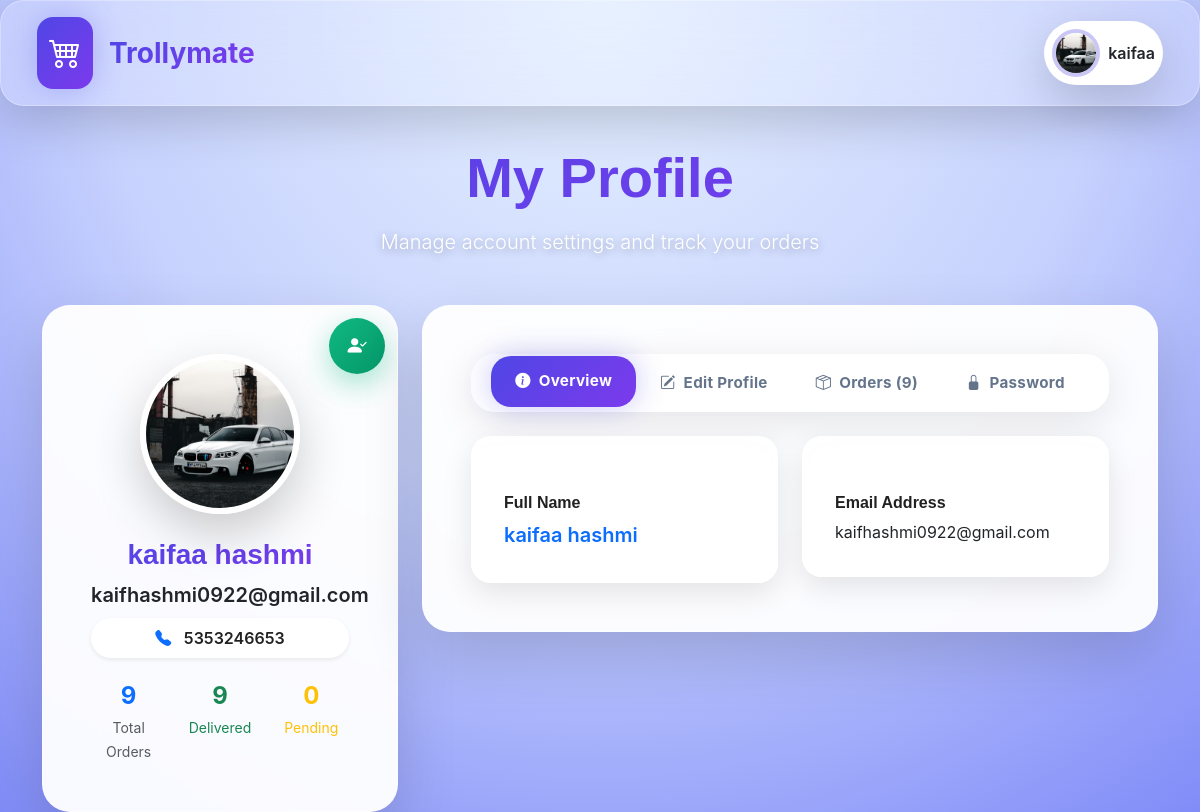
The page /cust_profile/ (signed in) on the database its author committed.
### Users/models.py (models this page shows, shortened)
class Customer(models.Model):
    fname=models.CharField(max_length=100)
    lname=models.CharField(max_length=100)
    email=models.EmailField(unique=True)
    pass1=models.CharField(max_length=100)
    phone=models.CharField(unique=True,max_length=10)
    image=models.FileField(upload_to="uploads/users/",null=True)
    dob = models.DateTimeField(blank=True, null=True)
    status=models.BooleanField(null=True)

### Users/views.py (the view)
# urls.py: path('cust_profile/', views.profile_view, name='cust_profile'),
def profile_view(request):
    try:
        cust_id = request.session.get('cust_id')
        if not cust_id:
            messages.error(request, "Please login first.")
            return redirect('users:login')
        obj = Customer.objects.get(id=cust_id)
        orders = Shoping.objects.filter(cust_address__cid_id=cust_id).order_by('-shop_date')
        context = {
            'rec': obj,
            'recemail': obj.email,
            'orders': orders,
            'total_orders': orders.count(),
            'delivered_orders': orders.filter(status=True).count(),
            'pending_orders': orders.filter(status=False).count(),
        }
        return render(request, 'user/profile.html', context)
    except Customer.DoesNotExist:
        messages.error(request, "Profile not found.")
        return redirect('login')
    except Exception as e:
        print(f"Profile error: {e}")
        messages.error(request, "Something went wrong.")
        return redirect('users:login')

### admins/templatetags/my_filter.py (called while the page is built)
@register.filter
def mul(value, arg):
    try:
        return int(float(value or 0)) * int(float(arg or 0))
    except (ValueError, TypeError, OverflowError):
        return 0

### templates/user/profile.html (shortened to what this page needs)
<!DOCTYPE html>
{% load static %}
{% load my_filter %}
<html lang="en">
<head>
    <link href="{% static 'assets/vendor/bootstrap/css/bootstrap.min.css' %}" rel="stylesheet">
    <link href="{% static 'assets/vendor/bootstrap-icons/bootstrap-icons.css' %}" rel="stylesheet">
    <link href="{% static 'assets/css/style.css' %}" rel="stylesheet">
</head>
<body class="pt-5">
    <header class="admin-header fixed-top shadow-lg px-4 py-3 z-3">
        <div class="container-fluid">
            <div class="d-flex justify-content-between align-items-center">
                <a href="{% url 'users:index' %}" class="d-flex align-items-center text-decoration-none">
                    <i class="bi bi-cart4 fs-2" style="background: var(--primary-gradient); color: white; padding: 12px; border-radius: 16px; box-shadow: var(--admin-glow);"></i>
                    <span class="fw-bold fs-3 ms-3" style="background: var(--primary-gradient); -webkit-background-clip: text; -webkit-text-fill-color: transparent; background-clip: text;">Trollymate</span>
                </a>
                <div class="d-flex align-items-center bg-white bg-opacity-95 p-2 rounded-pill shadow-lg">
                    <img src="{{ rec.image.url }}" alt="Profile" class="rounded-circle me-2" style="width: 48px; height: 48px; object-fit: cover; border: 4px solid rgba(79,70,229,0.3);">
                    <span class="fw-semibold text-dark">{{ rec.fname }}</span>
                </div>
            </div>
        </div>
    </header>
    <main class="main pt-5">
        <div class="container tm-shell mt-5">
            <div class="text-center mb-5">
                <h1 class="display-4 fw-bold mb-3" style="background: var(--primary-gradient); -webkit-background-clip: text; -webkit-text-fill-color: transparent; background-clip: text;">
                    My Profile
                </h1>
                <p class="lead text-white opacity-90 mb-0" style="text-shadow: 0 2px 10px rgba(0,0,0,0.3);">Manage account settings and track your orders</p>
            </div>
            <section class="section">
                <div class="row g-4">
                    <div class="col-xl-4">
                        <div class="admin-card position-relative h-100 p-5 text-center">
                            <div class="stats-badge">
                                <i class="bi bi-person-check-fill"></i>
                            </div>
                            <div class="position-relative mb-4">
                                <img src="{{ rec.image.url }}" alt="Profile" class="profile-avatar mx-auto d-block">
                            </div>
                            <h3 class="fw-bold mb-2" style="background: var(--primary-gradient); -webkit-background-clip: text; -webkit-text-fill-color: transparent;">{{ rec.fname }} {{ rec.lname }}</h3>
                            <p class="text-dark fw-semibold mb-2 fs-5">{{ recemail }}</p>
                            <div class="bg-white bg-opacity-30 backdrop-blur rounded-pill px-4 py-2 mb-4 shadow-sm">
                                <i class="bi bi-telephone-fill text-primary me-2"></i>
                                <span class="fw-semibold">{{ rec.phone }}</span>
                            </div>
                            <div class="row g-3 text-center">
                                <div class="col-4">
                                    <div class="h4 fw-bold text-primary mb-1">{{ total_orders }}</div>
                                    <small class="text-muted">Total Orders</small>
                                </div>
                                <div class="col-4">
                                    <div class="h4 fw-bold text-success mb-1">{{ delivered_orders }}</div>
                                    <small class="text-success">Delivered</small>
                                </div>
                                <div class="col-4">
                                    <div class="h4 fw-bold text-warning mb-1">{{ pending_orders }}</div>
                                    <small class="text-warning">Pending</small>
                                </div>
                            </div>
                        </div>
                    </div>
                    <div class="col-xl-8">
                        <div class="admin-card p-5">
                            <ul class="nav nav-tabs justify-content-center mb-0" id="profileTabs" role="tablist">
                                <li class="nav-item">
                                    <button class="nav-link active" data-bs-toggle="tab" data-bs-target="#profile-overview">
                                        <i class="bi bi-info-circle-fill me-2"></i>Overview
                                    </button>
                                </li>
                                <li class="nav-item">
                                    <button class="nav-link" data-bs-toggle="tab" data-bs-target="#profile-edit">
                                        <i class="bi bi-pencil-square me-2"></i>Edit Profile
                                    </button>
                                </li>
                                <li class="nav-item">
                                    <button class="nav-link" data-bs-toggle="tab" data-bs-target="#profile-orders">
                                        <i class="bi bi-box-seam me-2"></i>Orders ({{ total_orders }})
                                    </button>
                                </li>
                                <li class="nav-item">
                                    <button class="nav-link" data-bs-toggle="tab" data-bs-target="#profile-password">
                                        <i class="bi bi-lock-fill me-2"></i>Password
                                    </button>
                                </li>
                            </ul>
                            <div class="tab-content pt-4">
                                <div class="tab-pane fade show active" id="profile-overview">
                                    <div class="row g-4">
                                        <div class="col-md-6">
                                            <div class="info-card position-relative">
                                                <h6 class="fw-bold mb-2 mt-4">Full Name</h6>
                                                <p class="fs-5 fw-semibold text-primary mb-0">{{ rec.fname }} {{ rec.lname }}</p>
                                            </div>
                                        </div>
                                        <div class="col-md-6">
                                            <div class="info-card position-relative">
                                                <h6 class="fw-bold mb-2 mt-4">Email Address</h6>
                                                <p class="text-dark fs-6 mb-0">{{ recemail }}</p>
                                            </div>
                                        </div>
                                    </div>
                                </div>
                            </div>
                        </div>
                    </div>
                </div>
            </section>
        </div>
    </main>
</body>
</html>

### static/assets/css/style.css (style rules this page uses)
:root { scroll-behavior: smooth; }
body { background-color: #ECEFF1; color: #212121; font-family: 'Segoe UI', Tahoma, Geneva, Verdana, sans-serif; margin: 0; padding: 0; }
a { color: #2196F3; text-decoration: none; }
a { color: #4154f1; text-decoration: none; }
h1, h2, h3, h4, h5, h6 { font-family: "Nunito", sans-serif; }

### templates/user/profile.html (style rules this page uses)
:root { --admin-bg: radial-gradient(circle at top, #e5f0ff 0%, #c7d2fe 50%, #818cf8 100%); --admin-header: linear-gradient(135deg, #4f46e5 0%, #7c3aed 100%); --admin-card: rgba(255,255,255,0.95); --admin-shadow: 0 25px 60px rgba(0,0,0,0.15); --admin-glow: 0 0 30px rgba(79,70,229,0.3); --primary-gradient: linear-gradient(135deg, #4f46e5, #7c3aed); }
body { background: var(--admin-bg); font-family: 'Nunito', -apple-system, BlinkMacSystemFont, sans-serif; min-height: 100vh; }
.admin-header { background: rgba(255,255,255,0.15); backdrop-filter: blur(25px); border: 1px solid rgba(255,255,255,0.3); border-radius: 24px; box-shadow: var(--admin-shadow); }
.admin-card { backdrop-filter: blur(25px); background: var(--admin-card); border: 1px solid rgba(255,255,255,0.4); border-radius: 28px; box-shadow: var(--admin-shadow); transition: all 0.4s cubic-bezier(0.4, 0, 0.2, 1); overflow: hidden; }
.profile-avatar { width: 160px; height: 160px; object-fit: cover; border-radius: 50%; border: 6px solid rgba(255,255,255,0.95); box-shadow: 0 20px 50px rgba(0,0,0,0.2); transition: all 0.4s ease; }
.stats-badge { position: absolute; top: 12px; right: 12px; background: linear-gradient(135deg, #10b981, #059669); color: white; border-radius: 50%; width: 56px; height: 56px; display: flex; align-items: center; justify-content: center; font-weight: 800; font-size: 1.2rem; box-shadow: 0 10px 30px rgba(16,185,129,0.4); z-index: 10; }
.nav-tabs { border: none; background: rgba(255,255,255,0.9); border-radius: 24px; padding: 4px; backdrop-filter: blur(20px); margin-bottom: 2rem; box-shadow: 0 10px 40px rgba(0,0,0,0.1); }
.nav-tabs .nav-link { border-radius: 20px; padding: 14px 24px; font-weight: 700; font-size: 0.95rem; border: none; background: transparent; color: #64748b; transition: all 0.3s ease; letter-spacing: 0.3px; }
.nav-tabs .nav-link.active { background: var(--primary-gradient); color: white; box-shadow: var(--admin-glow); transform: translateY(-2px); }
.info-card { background: rgba(255,255,255,0.85); backdrop-filter: blur(15px); border-radius: 20px; padding: 2rem; border: 1px solid rgba(255,255,255,0.5); transition: all 0.3s ease; box-shadow: 0 10px 30px rgba(0,0,0,0.1); }

### rows shown on the page
Customer: image (picture), fname "kaifaa", lname "hashmi", email "kaifhashmi0922@gmail.com", phone "5353246653"

### other values the page prints
{{ total_orders }} "9"
{{ delivered_orders }} "9"
{{ pending_orders }} "0"
